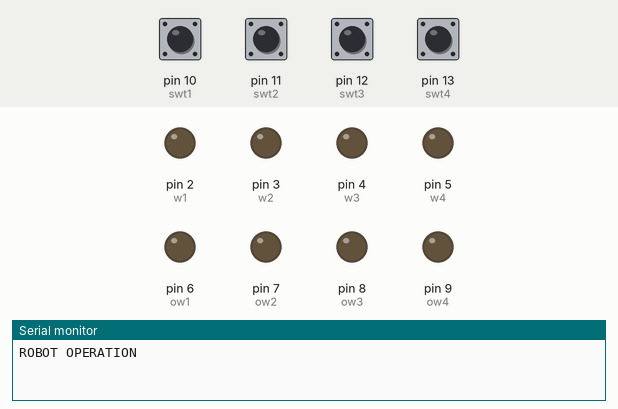
This sketch was run on a simulated Arduino Uno, built with avr-gcc and run on an emulated ATmega328P. Parts: output pins drawn as LEDs (lit = HIGH), the last lines printed to the serial monitor. Dashed ring = blinking. The inputs (shaded band) are chosen by the test bench; at power-on: pin 10 (swt1), pin 11 (swt2), pin 12 (swt3), pin 13 (swt4) HIGH.

Above: at 1.2 s.
1.3 s: pin 10 (swt1) pulled LOW for 0.15 s
At 1.4 s:
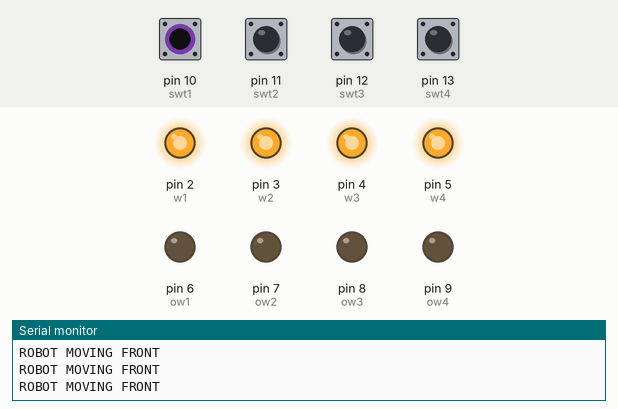
2.9 s: pin 11 (swt2) pulled LOW for 0.15 s
At 3.04 s:
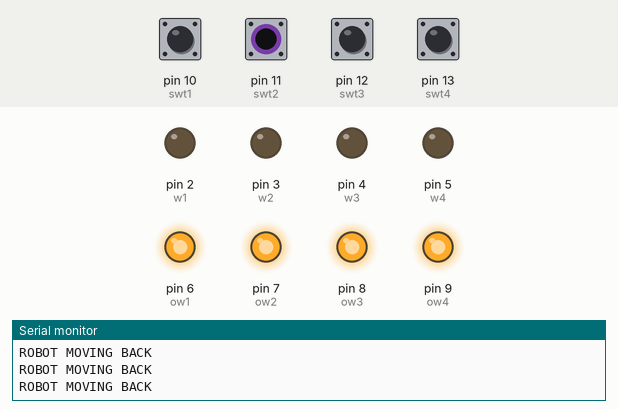
4.6 s: pin 12 (swt3) pulled LOW for 0.15 s
At 5.1 s:
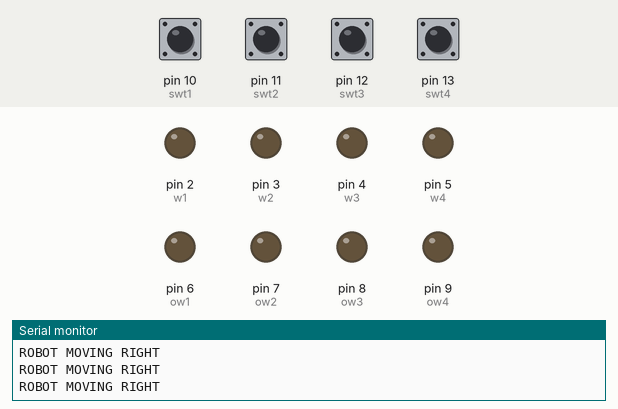
6.2 s: pin 13 (swt4) pulled LOW for 0.15 s
At 7.5 s:
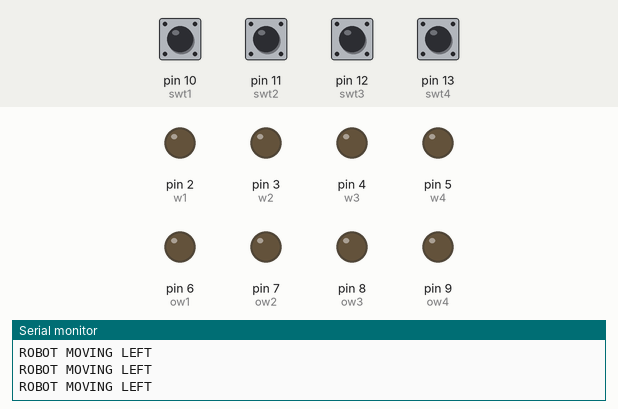
7.8 s: pin 10 (swt1) driven LOW and pin 11 (swt2) driven LOW
At 9.3 s:
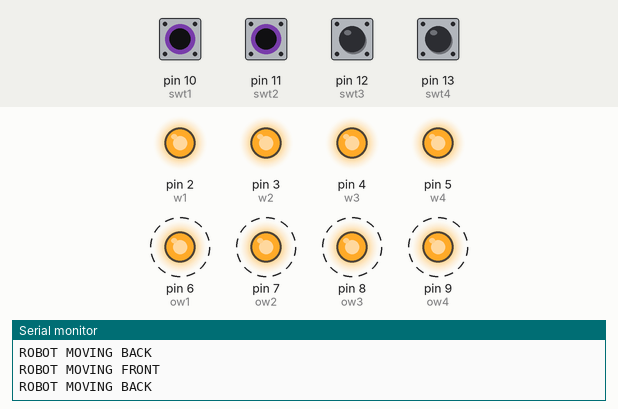
9.6 s: pin 10 (swt1) driven HIGH
At 10.7 s:
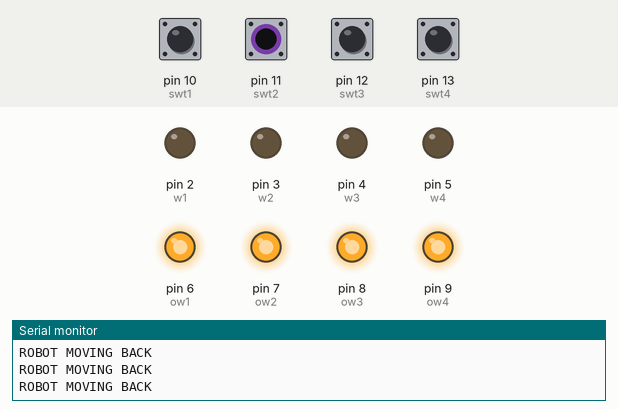
Timing chart, 0 to 12.6 s (numbered marks = the images above; inputs shaded):
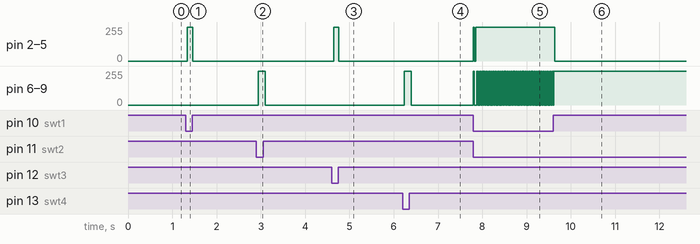

Measured:
- after the input at 1.3 s, pin 2 (w1), pin 3 (w2), pin 4 (w3), pin 5 (w4): 0/255 → 254/255 at once, → 0/255 0.12 s later
- after the input at 2.9 s, pin 6 (ow1), pin 7 (ow2), pin 8 (ow3), pin 9 (ow4): 0/255 → 255/255 at once, → 0/255 0.16 s later
- after the input at 4.6 s, pin 2 (w1), pin 3 (w2), pin 4 (w3), pin 5 (w4): 0/255 → 254/255 at once, → 0/255 0.12 s later
- after the input at 6.2 s, pin 6 (ow1), pin 7 (ow2), pin 8 (ow3), pin 9 (ow4): 0/255 → 255/255 at once, → 0/255 0.16 s later
- after the input at 7.8 s, pin 2 (w1), pin 3 (w2), pin 4 (w3), pin 5 (w4): 0/255 → 255/255 at once; pin 6 (ow1), pin 7 (ow2), pin 8 (ow3), pin 9 (ow4): alternates 255/255 for 0.02 s and 0/255 for 0.02 s, starting at once
- after the input at 9.6 s, pin 2 (w1), pin 3 (w2), pin 4 (w3), pin 5 (w4): 255/255 → 0/255 at once; pin 6 (ow1), pin 7 (ow2), pin 8 (ow3), pin 9 (ow4): goes on until 9.6 s, then stays 255/255

The sketch:

robot_with_swt.ino
```cpp
int w1=2;int w2=3;int w3=4;int w4=5;
int ow1=6;int ow2=7;int ow3=8;int ow4=9;
int swt1=10;int swt2=11;int swt3=12;int swt4=13;
int swt1st=0;int swt2st=0;int swt3st=0;int swt4st=0;
void setup()
{
  pinMode(swt1,INPUT);pinMode(swt2,INPUT);pinMode(swt3,INPUT);pinMode(swt4,INPUT);
  pinMode(w1,OUTPUT);pinMode(w2,OUTPUT);pinMode(w3,OUTPUT);pinMode(w4,OUTPUT);
  pinMode(ow1,OUTPUT);pinMode(ow2,OUTPUT);pinMode(ow3,OUTPUT);pinMode(ow4,OUTPUT);
  Serial.begin(9600);
  Serial.println("ROBOT OPERATION");
}

void loop()
{
  digitalWrite(w1,LOW);digitalWrite(w2,LOW);digitalWrite(w3,LOW);digitalWrite(w4,LOW);
  digitalWrite(ow1,LOW);digitalWrite(ow2,LOW);digitalWrite(ow3,LOW);digitalWrite(ow4,LOW);
  swt1st=digitalRead(swt1);
  swt2st=digitalRead(swt2);
  swt3st=digitalRead(swt3);
  swt4st=digitalRead(swt4);
if(swt1st==0)
{
  digitalWrite(w1,HIGH);digitalWrite(w2,HIGH);digitalWrite(w3,HIGH);digitalWrite(w4,HIGH);
  Serial.println("ROBOT MOVING FRONT");
}
if(swt2st==0)
{
  digitalWrite(ow1,HIGH);digitalWrite(ow2,HIGH);digitalWrite(ow3,HIGH);digitalWrite(ow4,HIGH);
  Serial.println("ROBOT MOVING BACK");
}
if(swt3st==0)
{
  digitalWrite(w1,HIGH);digitalWrite(w2,HIGH);digitalWrite(w3,HIGH);digitalWrite(w4,HIGH);
  Serial.println("ROBOT MOVING RIGHT");
}
if(swt4st==0)
{
  digitalWrite(ow1,HIGH);digitalWrite(ow2,HIGH);digitalWrite(ow3,HIGH);digitalWrite(ow4,HIGH);
  Serial.println("ROBOT MOVING LEFT");
}
}
```
